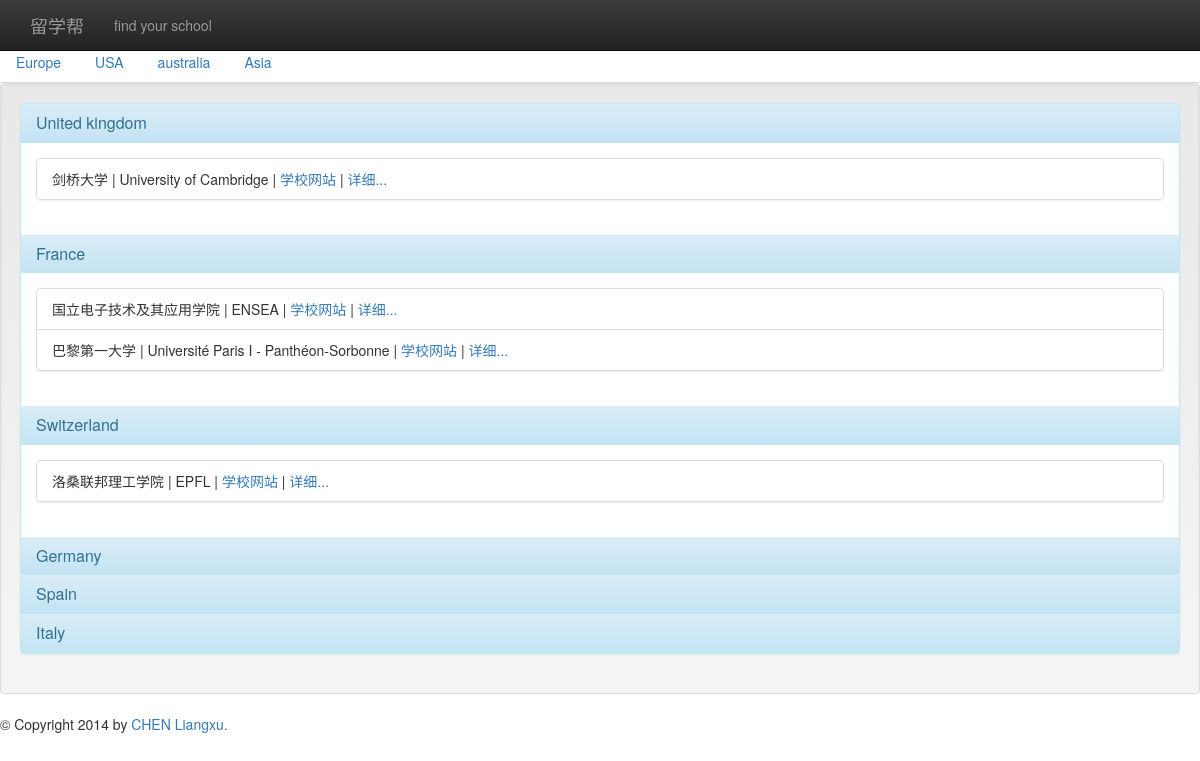
Page /place/europe/ on the earlier database version.
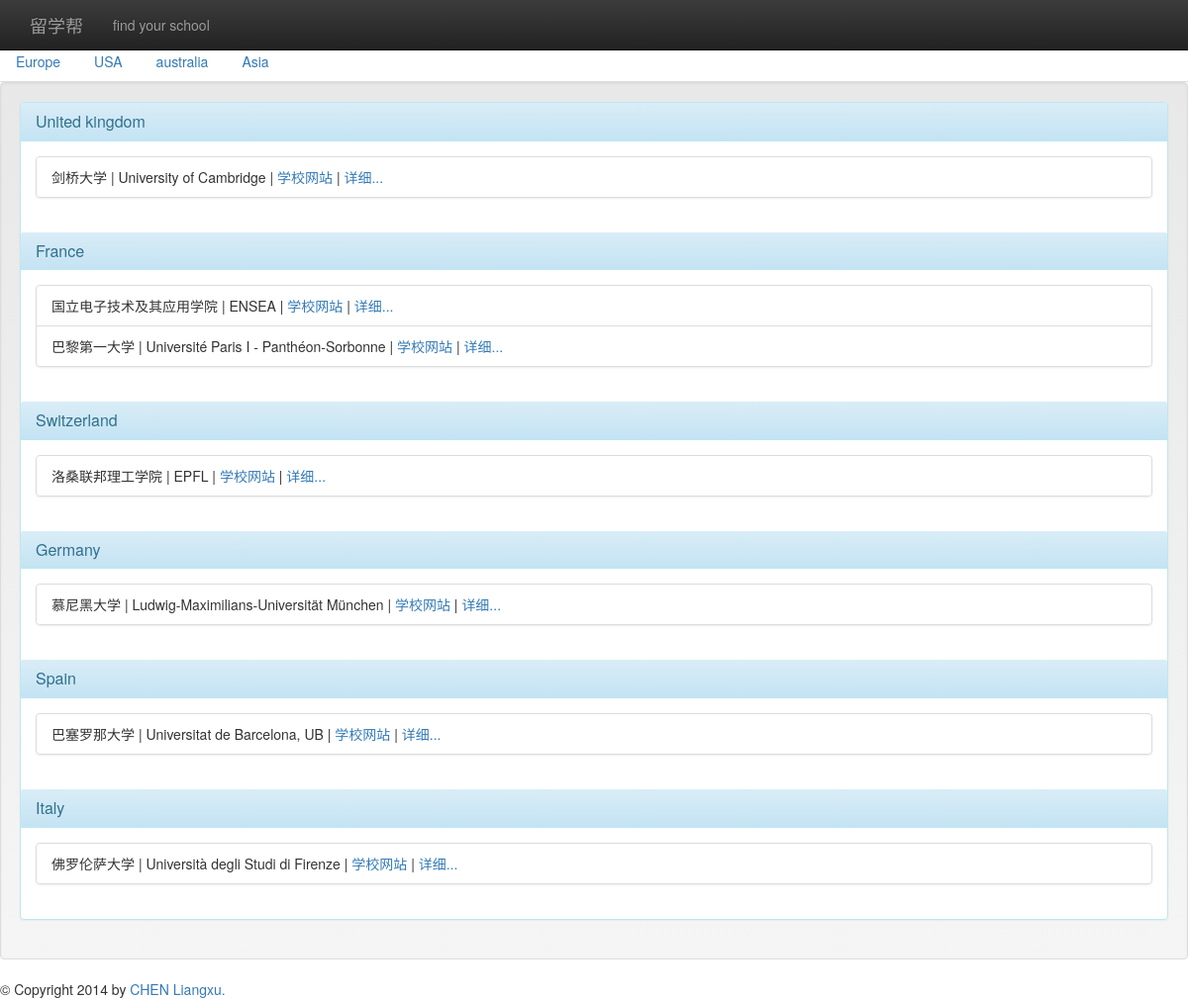
Same page on the later database version.
### student/models.py (models this page shows, shortened)
class School(models.Model):
    name_local = models.CharField(max_length=200, null=True)
    name_cn = models.CharField(max_length=200)
    adress = models.CharField(max_length=200, null=True)
    country = models.CharField(max_length=2,
                               choices=constant.COUNTRY_CHOICES,
                               null=True)
    city = models.CharField(max_length=50, null=True)
    code_postal = models.CharField(max_length=10, null=True)
    site = models.CharField(max_length=200, null=True)
    is_active = models.BooleanField(default=False)
    detail = models.TextField()

### student/views.py (the view)
# urls.py: url(r'^place/(?P<para>\w+)/$', 'student.views.school_list_by_place', name='school'),
def school_list_by_place(request, para='europe'):
    content = {}
    content['schools'] = {}
    countrys = constant.LIST_COUNTRY[para]
    full_name_country = []
    for country in countrys:
        full_name_country.append((country, constant.COUNTRY_NAME[country]))
        schools = School.objects.filter(country=country)
        if schools:
            content['schools'][country] = schools
    content['countrys'] = full_name_country
    return render(request, 'school.html', content)

### student/views.py (called while the page is built)
@register.filter
def get_item(dictionary, key):
    return dictionary.get(key)

### student/templates/school.html (shortened to what this page needs)
{% extends "base.html" %}
{% block nav %}
<ul class="nav navbar-nav">
<li><a href="#">find your school</a></li>
</ul>
{% endblock %}
{% block content %}
    <ul class="nav nav-tabs" role="tablist" id="feature-tab">
        <li ><a href="{% url 'school' 'europe' %}" >Europe</a></li>
        <li><a href="{% url 'school' 'american' %}" >USA</a></li>
        <li><a href="{% url 'school' 'australia' %}" >australia</a></li>
        <li><a href="{% url 'school' 'asia' %}" >Asia</a></li>
    </ul>
    <div class="tab-content">
        <div class="tab-pane active" id="tab-edu">
			<div class="well">
	        	<div class="panel panel-info">
	        	{% for country in countrys %}
		        	<div class="panel-heading">
					    <h3 class="panel-title">{{ country.1 }}</h3>
					</div>
					{% if schools|get_item:country.0 %}
					<div class="panel-body">
					  	<ul class="list-group">
		        	    {% for school in schools|get_item:country.0 %}
					  	<li class="list-group-item"> {{school.name_cn}} | {{ school.name_local }} | <a href="{{ school.site}}">学校网站</a> | <a href="{% url 'school_detail' school.id %}">详细...</a></li>
					  	 {% endfor %}
					  	</ul>
					  </div>
					 {% endif %}
				{% endfor %}
				</div>
			</div>
        </div>
    </div>
{% endblock %}

Differences in the rows shown:
added School: name_cn "慕尼黑大学", name_local "Ludwig-Maximilians-Universität München", shown under "Germany"
added School: name_cn "巴塞罗那大学", name_local "Universitat de Barcelona, UB", shown under "Spain"
added School: name_cn "佛罗伦萨大学", name_local "Università degli Studi di Firenze", shown under "Italy"
